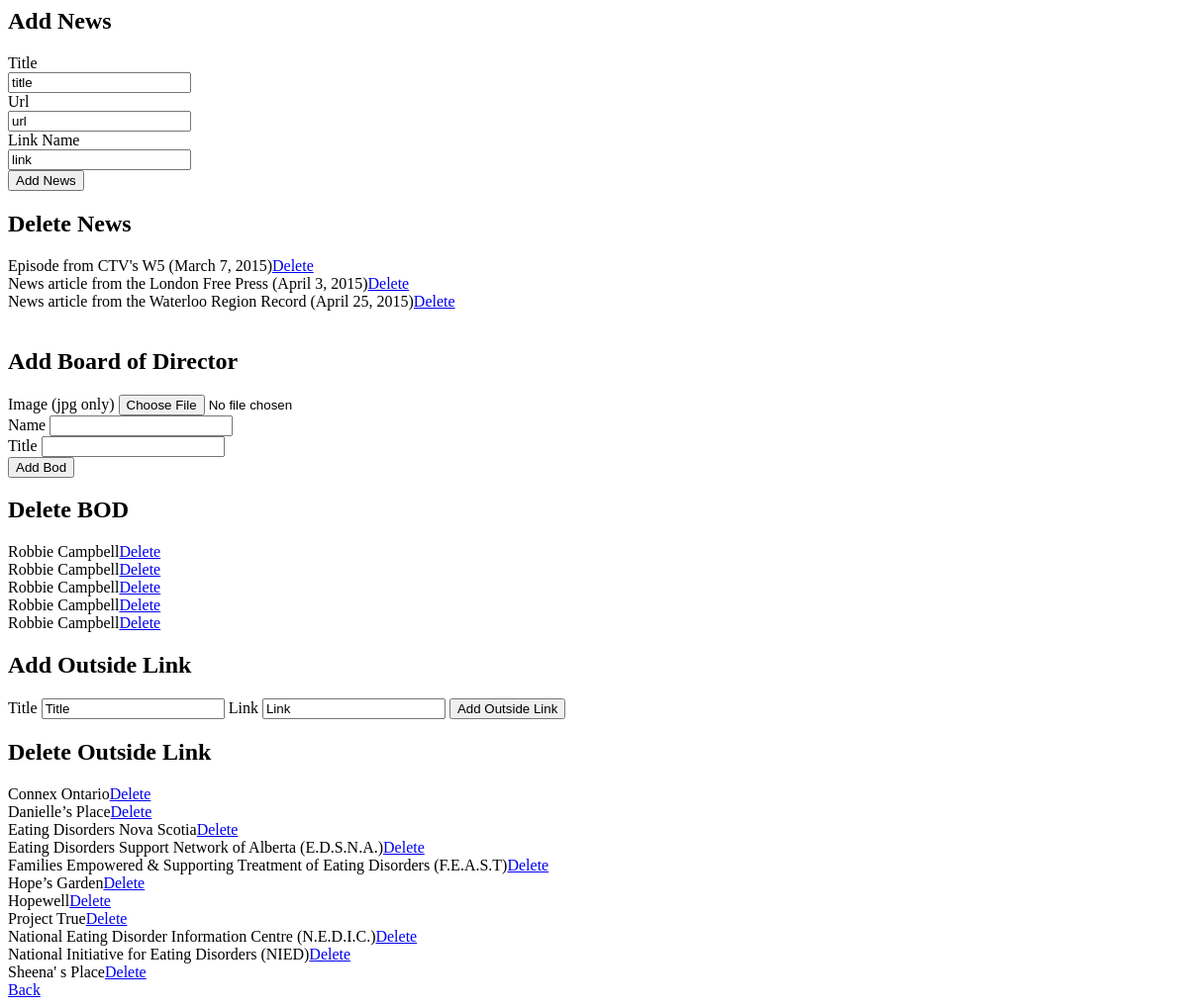
Before: /admin/admin_editfoundation.php with the older database file.
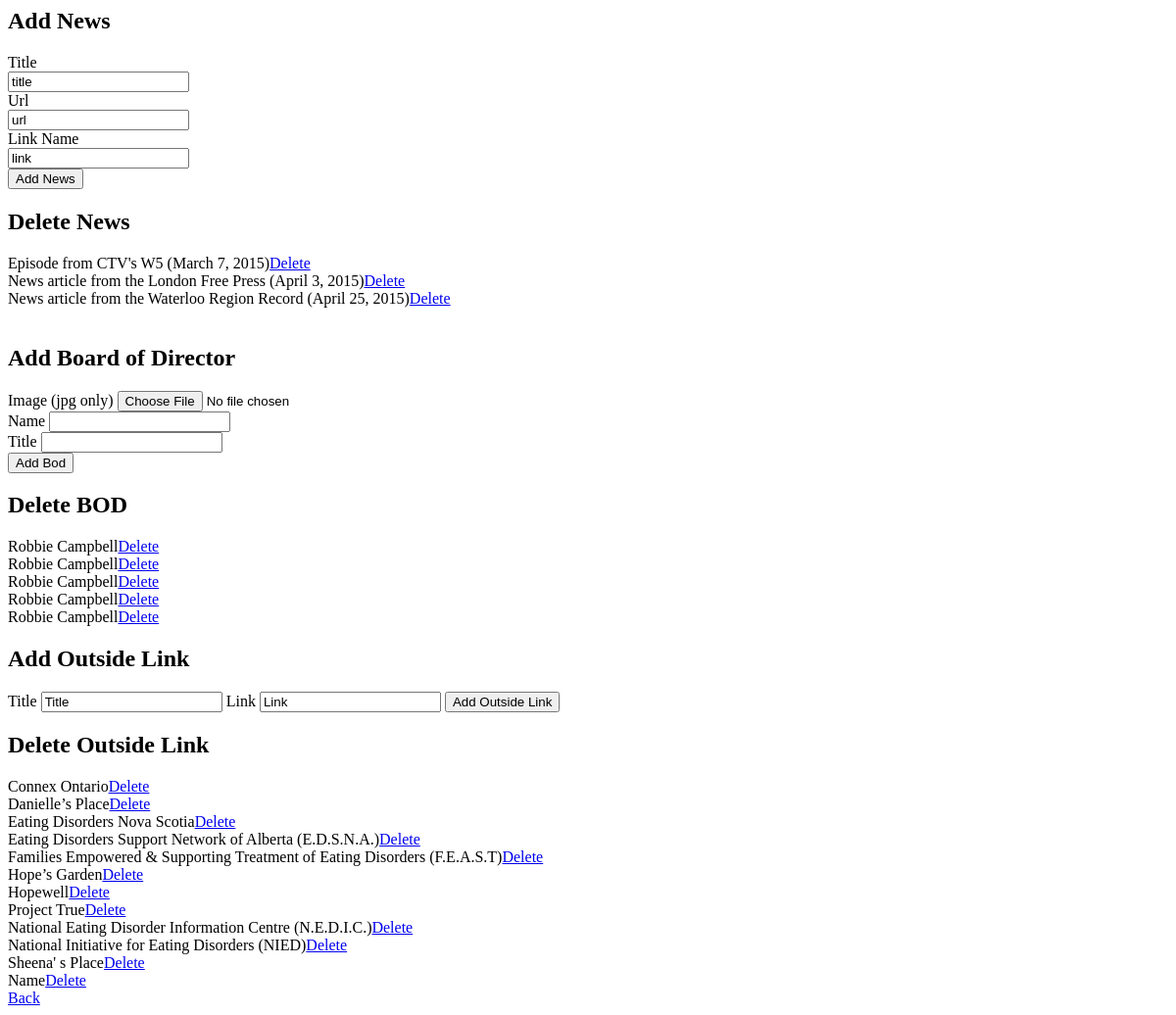
After: the same page with the newer database file.
### tables this page shows
CREATE TABLE IF NOT EXISTS tbl_news_updates (
  news_updates_id smallint(5) unsigned NOT NULL AUTO_INCREMENT,
  news_updates_title varchar(300) NOT NULL,
  news_updates_url varchar(300) NOT NULL,
  news_updates_link varchar(300) NOT NULL,
  PRIMARY KEY (news_updates_id)
);

CREATE TABLE IF NOT EXISTS tbl_bod (
  bod_id smallint(4) unsigned NOT NULL AUTO_INCREMENT,
  bod_img varchar(50) NOT NULL,
  bod_name varchar(100) NOT NULL,
  bod_title varchar(100) NOT NULL,
  PRIMARY KEY (bod_id)
);

CREATE TABLE IF NOT EXISTS tbl_oslink (
  oslink_id smallint(4) unsigned NOT NULL AUTO_INCREMENT,
  oslink_title varchar(200) NOT NULL,
  oslink_url varchar(100) NOT NULL,
  PRIMARY KEY (oslink_id)
);

### admin/includes/read.php (called while the page is built, shortened)
<?php
	function getAllNews($tblN, $idN) {
		include('connect.php');
		$newsquery = "SELECT * FROM {$tblN} ORDER BY {$idN} DESC";
		$newsRun = mysqli_query($link, $newsquery);
		if($newsRun){
			return $newsRun;
		}else{
			$error = "there was an error gathering data";
			return $error;
		}
	}
	function getAllbod($tblbod) {
		include('connect.php');
		$bodquery = "SELECT * FROM {$tblbod}";
		$runBod = mysqli_query($link, $bodquery);
		if($runBod){
			return $runBod;
		}else{
			$error = "there was an error gathering data";
			return $error;
		}
	}
	function getAllOS($tblO) {
		include ('connect.php');
		$osquery = "SELECT * FROM {$tblO}";
		$osRun = mysqli_query($link, $osquery);
		if($osRun) {
			return $osRun;
		}else{
			$error = "there was an error gathering data";
			return $error;
		}
	}
?>

### admin/admin_editfoundation.php (the view, shortened to what this page needs)
<?php
$tblN = "tbl_news_updates";
$idN = "news_updates_id";
$news = getAllNews($tblN, $idN);
$tblbod = "tbl_bod";
$bod = getAllbod($tblbod);
$tblO = "tbl_oslink";
$os = getAllOS($tblO);
 ?>
<html>
<head>
</head>
<body>
<h2>Add News</h2>
<form action="admin_editfoundation.php" method="post">
<label>Title</label><br>
<input type="text" name="title" value="title"><br>
<label>Url</label><br>
<input type="text" name="url" value="url"><br>
<label>Link Name</label><br>
<input type="text" name="link" value="link"><br>
<input type="submit" name="subNews" value="Add News">
</form>
<h2>Delete News</h2>
<?php
	while($row=mysqli_fetch_array($news)) {
		echo "{$row['news_updates_title']}";
		echo "<a href=\"includes/caller_news.php?caller_id=delete&id={$row['news_updates_id']}\">Delete</a><br>";
	}
 ?>
  <br>
 <h2>Add Board of Director</h2>
 <form action="admin_editfoundation.php" method="post" enctype="multipart/form-data">
<label>Image (jpg only)</label>
<input type="file" name="imageB" value=""><br>
<label>Name</label>
<input type="text" name="nameB" value=""><br>
<label>Title</label>
<input type="text" name="titleB" value=""><br>
<input type="submit" name="subBod" value="Add Bod">
 </form>
 <h2>Delete BOD</h2>
<?php
	while($row=mysqli_fetch_array($bod)) {
		echo "{$row['bod_name']}";
		echo "<a href=\"includes/caller_bod.php?caller_id=delete&id={$row['bod_id']}\">Delete</a><br>";
	}
 ?>
 <h2>Add Outside Link</h2>
 <form action="admin_editfoundation.php" method="post">
 	<label>Title</label>
 	<input type="text" name="nameO" value="Title">
  	<label>Link</label>
 	<input type="text" name="linkO" value="Link">
 	<input type="submit" name="subOs" value="Add Outside Link">
 </form>
 <h2>Delete Outside Link</h2>
<?php
	while($row=mysqli_fetch_array($os)) {
		echo "{$row['oslink_title']}";
		echo "<a href=\"includes/caller_linkos.php?caller_id=delete&id={$row['oslink_id']}\">Delete</a><br>";
	}
 ?>
  <a href="admin_index.php">Back</a>
</body>
</html>

Changed rows visible on the page:
added tbl_oslink: oslink_title "Name"
